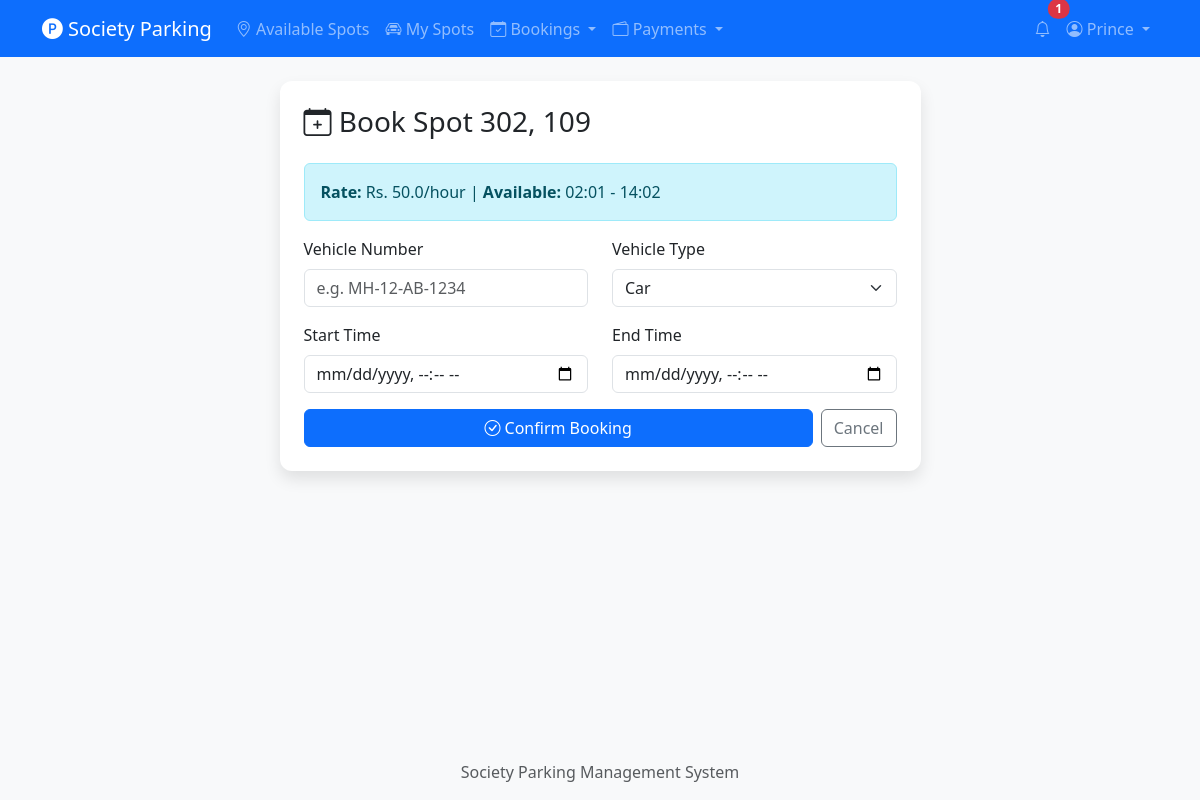
The app's page /book/1 (signed in) with its own data.
### tables this page shows
CREATE TABLE users (
    id INTEGER PRIMARY KEY AUTOINCREMENT,
    name TEXT NOT NULL,
    email TEXT UNIQUE NOT NULL,
    password_hash TEXT NOT NULL,
    flat_number TEXT NOT NULL,
    phone TEXT NOT NULL,
    role TEXT NOT NULL DEFAULT 'resident',
    is_active INTEGER NOT NULL DEFAULT 1,
    created_at TIMESTAMP DEFAULT CURRENT_TIMESTAMP
);

CREATE TABLE parking_spots (
    id INTEGER PRIMARY KEY AUTOINCREMENT,
    owner_id INTEGER NOT NULL,
    spot_number TEXT NOT NULL,
    location_description TEXT,
    is_available INTEGER NOT NULL DEFAULT 1,
    hourly_rate REAL NOT NULL,
    available_from TEXT,
    available_until TEXT,
    created_at TIMESTAMP DEFAULT CURRENT_TIMESTAMP,
    FOREIGN KEY (owner_id) REFERENCES users (id)
);

### routes/bookings.py (the view, shortened to what this page needs)
@bookings_bp.route('/book/<int:spot_id>', methods=['GET', 'POST'])
@login_required
def book_spot(spot_id):
    spot = get_spot_by_id(spot_id)
    if not spot or not spot['is_available']:
        flash('Spot not available.', 'danger')
        return redirect(url_for('spots.list_spots'))
    if spot['owner_id'] == current_user.id:
        flash('You cannot book your own spot.', 'warning')
        return redirect(url_for('spots.list_spots'))
    return render_template('bookings/book.html', spot=spot)

### db.py (called while the page is built)
def get_db():
    if 'db' not in g:
        g.db = sqlite3.connect(current_app.config['DATABASE'])
        g.db.row_factory = sqlite3.Row
        g.db.execute("PRAGMA foreign_keys = ON")
    return g.db

### models/notification.py (called while the page is built)
def get_unread_count(user_id):
    db = get_db()
    row = db.execute(
        "SELECT COUNT(*) as cnt FROM notifications WHERE user_id = ? AND is_read = 0",
        (user_id,)
    ).fetchone()
    return row['cnt']

### models/parking_spot.py (called while the page is built)
def get_spot_by_id(spot_id):
    db = get_db()
    return db.execute("SELECT * FROM parking_spots WHERE id = ?", (spot_id,)).fetchone()

### models/user.py (called while the page is built)
def row_to_user(row):
    if row is None:
        return None
    return User(
        id=row['id'], name=row['name'], email=row['email'],
        password_hash=row['password_hash'], flat_number=row['flat_number'],
        phone=row['phone'], role=row['role'], is_active=row['is_active'],
        created_at=row['created_at']
    )

def get_user_by_id(user_id):
    db = get_db()
    row = db.execute("SELECT * FROM users WHERE id = ?", (user_id,)).fetchone()
    return row_to_user(row)

    @property
    def is_active(self):
        return bool(self._is_active)

    @property
    def is_admin(self):
        return self.role == 'admin'

### templates/bookings/book.html (shortened to what this page needs)
{% extends "base.html" %}
{% block content %}
<div class="row justify-content-center">
    <div class="col-md-7">
        <div class="card shadow">
            <div class="card-body p-4">
                <h3 class="card-title mb-4">
                    <i class="bi bi-calendar-plus"></i> Book Spot {{ spot['spot_number'] }}
                </h3>
                <div class="alert alert-info">
                    <strong>Rate:</strong> Rs. {{ spot['hourly_rate'] }}/hour
                    {% if spot['available_from'] and spot['available_until'] %}
                    | <strong>Available:</strong> {{ spot['available_from'] }} - {{ spot['available_until'] }}
                    {% endif %}
                </div>
                <form method="POST">
                    <div class="row">
                        <div class="col-md-6 mb-3">
                            <label for="vehicle_number" class="form-label">Vehicle Number</label>
                            <input type="text" class="form-control" id="vehicle_number" name="vehicle_number"
                                   placeholder="e.g. MH-12-AB-1234" required>
                        </div>
                        <div class="col-md-6 mb-3">
                            <label for="vehicle_type" class="form-label">Vehicle Type</label>
                            <select class="form-select" id="vehicle_type" name="vehicle_type">
                                <option value="car">Car</option>
                            </select>
                        </div>
                    </div>
                    <div class="row">
                        <div class="col-md-6 mb-3">
                            <label for="start_time" class="form-label">Start Time</label>
                            <input type="datetime-local" class="form-control" id="start_time" name="start_time" required>
                        </div>
                        <div class="col-md-6 mb-3">
                            <label for="end_time" class="form-label">End Time</label>
                            <input type="datetime-local" class="form-control" id="end_time" name="end_time" required>
                        </div>
                    </div>
                    <div class="d-flex gap-2">
                        <button type="submit" class="btn btn-primary flex-fill">
                            <i class="bi bi-check-circle"></i> Confirm Booking
                        </button>
                        <a href="{{ url_for('spots.list_spots') }}" class="btn btn-outline-secondary">Cancel</a>
                    </div>
                </form>
            </div>
        </div>
    </div>
</div>
{% endblock %}

### templates/base.html (shortened to what this page needs)
<!DOCTYPE html>
<html lang="en">
<head>
    <link href="https://cdn.jsdelivr.net/npm/bootstrap@5.3.2/dist/css/bootstrap.min.css" rel="stylesheet">
    <link href="https://cdn.jsdelivr.net/npm/bootstrap-icons@1.11.2/font/bootstrap-icons.css" rel="stylesheet">
    <link href="{{ url_for('static', filename='css/style.css') }}" rel="stylesheet">
</head>
<body>
    <nav class="navbar navbar-expand-lg navbar-dark bg-primary">
        <div class="container">
            <a class="navbar-brand" href="{{ url_for('spots.list_spots') }}">
                <i class="bi bi-p-circle-fill"></i> Society Parking
            </a>
            <div class="collapse navbar-collapse" id="navbarNav">
                <ul class="navbar-nav me-auto">
                    <li class="nav-item">
                        <a class="nav-link" href="{{ url_for('spots.list_spots') }}">
                            <i class="bi bi-geo-alt"></i> Available Spots
                        </a>
                    </li>
                    {% if current_user.is_authenticated %}
                    <li class="nav-item">
                        <a class="nav-link" href="{{ url_for('spots.my_spots') }}">
                            <i class="bi bi-car-front"></i> My Spots
                        </a>
                    </li>
                    <li class="nav-item dropdown">
                        <a class="nav-link dropdown-toggle" href="#" role="button" data-bs-toggle="dropdown">
                            <i class="bi bi-calendar-check"></i> Bookings
                        </a>
                    </li>
                    <li class="nav-item dropdown">
                        <a class="nav-link dropdown-toggle" href="#" role="button" data-bs-toggle="dropdown">
                            <i class="bi bi-wallet2"></i> Payments
                        </a>
                    </li>
                    {% endif %}
                </ul>
                <ul class="navbar-nav">
                    {% if current_user.is_authenticated %}
                    <li class="nav-item">
                        <a class="nav-link position-relative" href="{{ url_for('notifications.list_notifications') }}">
                            <i class="bi bi-bell"></i>
                            {% if unread_notification_count > 0 %}
                            <span class="position-absolute top-0 start-100 translate-middle badge rounded-pill bg-danger">
                                {{ unread_notification_count }}
                            </span>
                            {% endif %}
                        </a>
                    </li>
                    <li class="nav-item dropdown">
                        <a class="nav-link dropdown-toggle" href="#" role="button" data-bs-toggle="dropdown">
                            <i class="bi bi-person-circle"></i> {{ current_user.name }}
                        </a>
                    </li>
                    {% endif %}
                </ul>
            </div>
        </div>
    </nav>
    <div class="container mt-4">
        {% block content %}{% endblock %}
    </div>
    <footer class="mt-5 py-3 bg-light text-center text-muted">
        <div class="container">
            Society Parking Management System
        </div>
    </footer>
</body>
</html>

### static/css/style.css (style rules this page uses)
body { min-height: 100vh; display: flex; flex-direction: column; background-color: #f8f9fa; }
.container.mt-4 { flex: 1; }
.card { border: none; border-radius: 12px; }
.card.shadow { box-shadow: 0 0.5rem 1rem rgba(0, 0, 0, 0.1) !important; }
.navbar-brand i { font-size: 1.3rem; }

### records on screen
users: name "Prince"
parking_spots: spot_number "302, 109", hourly_rate "50.0", available_from "02:01", available_until "14:02"

### other values on screen
{{ unread_notification_count }} "1"
